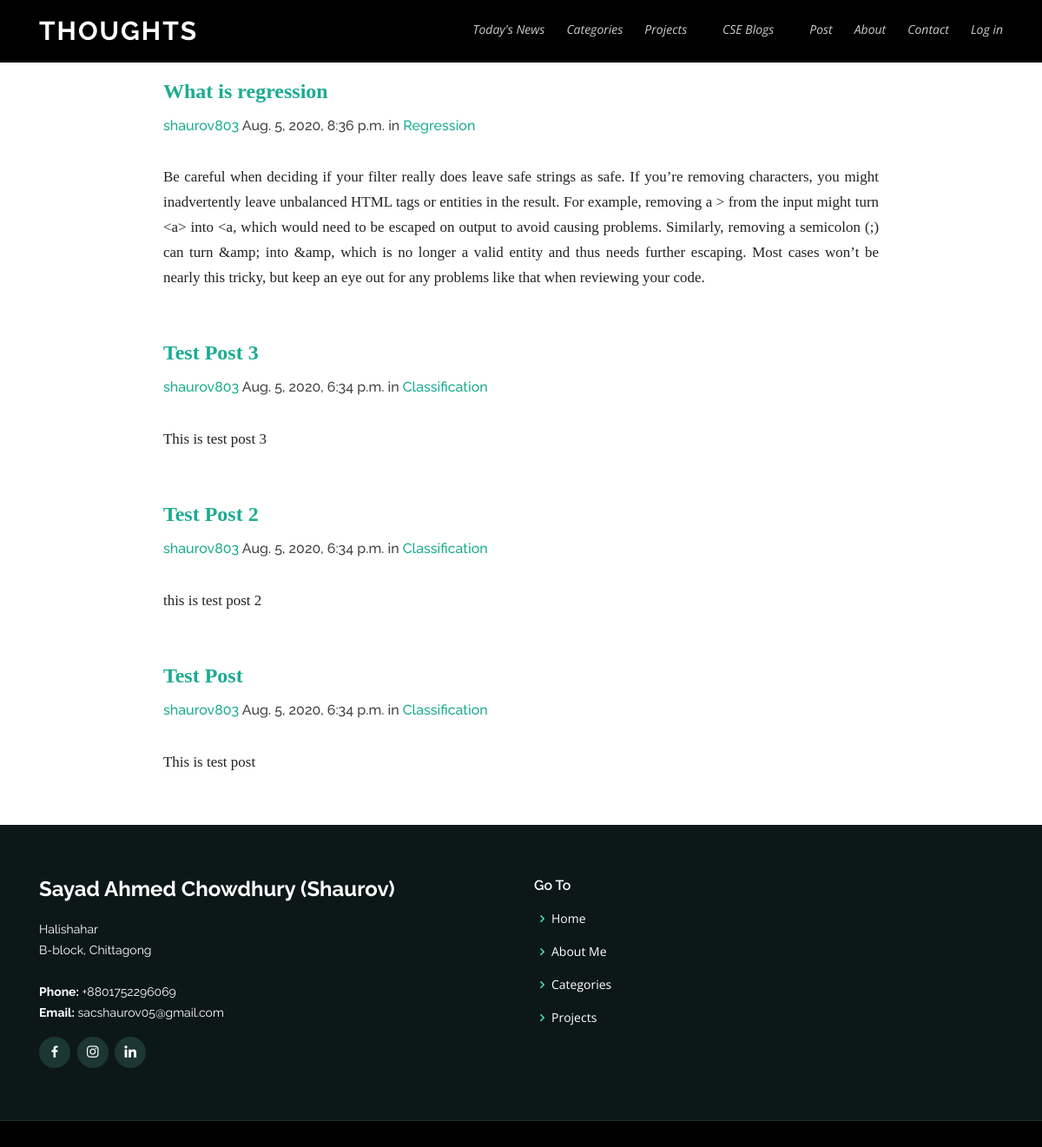
/posts/, run on the app's committed database.
### posts/models.py (models this page shows, shortened)
class Post(models.Model):
    user = models.ForeignKey(User, related_name="user_of_post_model", on_delete=models.CASCADE)
    created_at =  models.DateTimeField(auto_now=True)
    title = models.CharField(max_length=200)
    message = models.TextField()
    message_html = models.TextField(editable=False)
    category = models.ForeignKey(Category, related_name="posts",on_delete=models.CASCADE)
    class Meta:
        ordering = ['-created_at']
        unique_together = ('user', 'message')

### categories/models.py (models this page shows, shortened)
class Category(models.Model):
    name = models.CharField(max_length=255, unique=True)
    slug = models.SlugField(allow_unicode=True, unique=True)
    description = models.TextField(blank=True, default='')
    description_html = models.TextField(editable=False, default='',blank=True)
    members = models.ManyToManyField(User, through="CategoryMember")
    category_pic = models.ImageField(upload_to = 'category_pics', blank=True)
    class Meta:
        ordering = ['name']

### posts/views.py (the view)
class PostList(ListView, SelectRelatedMixin):
    model = Post
    select_related = ("user", "category")

### posts/templates/posts/post_list.html
{% extends "posts/post_base.html" %}
{% load humanize %}
  {% block post_content %}
    <div class="row">
      <div class="col-md-1">
      </div>
      <div class="col-md-10">
        {% for post in post_list %}
          {% include "posts/_post.html" %}
        {% endfor %}
      </div>
    </div>
  {% endblock %}

### posts/templates/posts/_post.html (shortened to what this page needs)
  <div class="techfont">
    <div class="row">
      <div class="col-md-1">
      </div>
      <div class="col-md-10">
        <h3><br><a href="{% url 'posts:single' username=post.user.username pk=post.pk %}"><strong>{{post.title}} </strong> </a></h2>
        <h6><a href="{% url 'posts:for_user' username=post.user.username %}">{{post.user.username}}</a>
        <time class="time"><a href="{% url 'posts:single' username=post.user.username pk=post.pk %}"></a>{{post.created_at}} </time>
        {% if post.category %}
          <span>in <a href="{% url 'categories:single' slug=post.category.slug %}">{{post.category.name}}</a> </span>
        {% endif %}
        <br>
          <br>
          <h3 class="message_html">{{post.message_html|safe}}</h3>
      </div>
    </div>
    </div>

### static/assets/css/style.css (style rules this page uses)
body { font-family: "Open Sans", sans-serif; color: #444444; }
a { color: #1bac91; }
h1, h2, h3, h4, h5, h6 { font-family: "Raleway", sans-serif; }
.steps .row { overflow: hidden; }

### static/assets/css/style2.css (style rules this page uses)
.steps div div div .col-md-10 p, blockquote { margin-top: 0; margin-bottom: 1rem; display: block; margin-block-start: 1em; margin-block-end: 1em; margin-inline-start: 0px; margin-inline-end: 0px; text-align: justify; color: #222; font : 400 17px/1.7 Merriweather,Georgia,times new roman,serif; }
.steps div div div div a { font : Merriweather,Georgia,times new roman,serif; }
.steps div div div h3 a { text-align: justify; font : 400 24px/1.8 Merriweather,Georgia,times new roman,serif; }

### data on the page
Post: title "What is regression", user.username "shaurov803", created_at "Aug. 5, 2020, 8:36 p.m.", category.name "Regression", message_html "Be careful when deciding if your filter really does leave safe strings as safe. If you’re removing characters, you might inadvertently leave unbalanced HTML tags or entities in the result. For example, removing a > from the input might turn <a> into <a, which would need to be escaped on output to avoid causing problems. Similarly, removing a semicolon (;) can turn &amp; into &amp, which is no longer a valid entity and thus needs further escaping. Most cases won’t be nearly this tricky, but keep an eye out for any problems like that when reviewing your code."
Post: title "Test Post 3", user.username "shaurov803", created_at "Aug. 5, 2020, 6:34 p.m.", category.name "Classification", message_html "This is test post 3"
Post: title "Test Post 2", user.username "shaurov803", created_at "Aug. 5, 2020, 6:34 p.m.", category.name "Classification", message_html "this is test post 2"
Post: title "Test Post", user.username "shaurov803", created_at "Aug. 5, 2020, 6:34 p.m.", category.name "Classification", message_html "This is test post"
